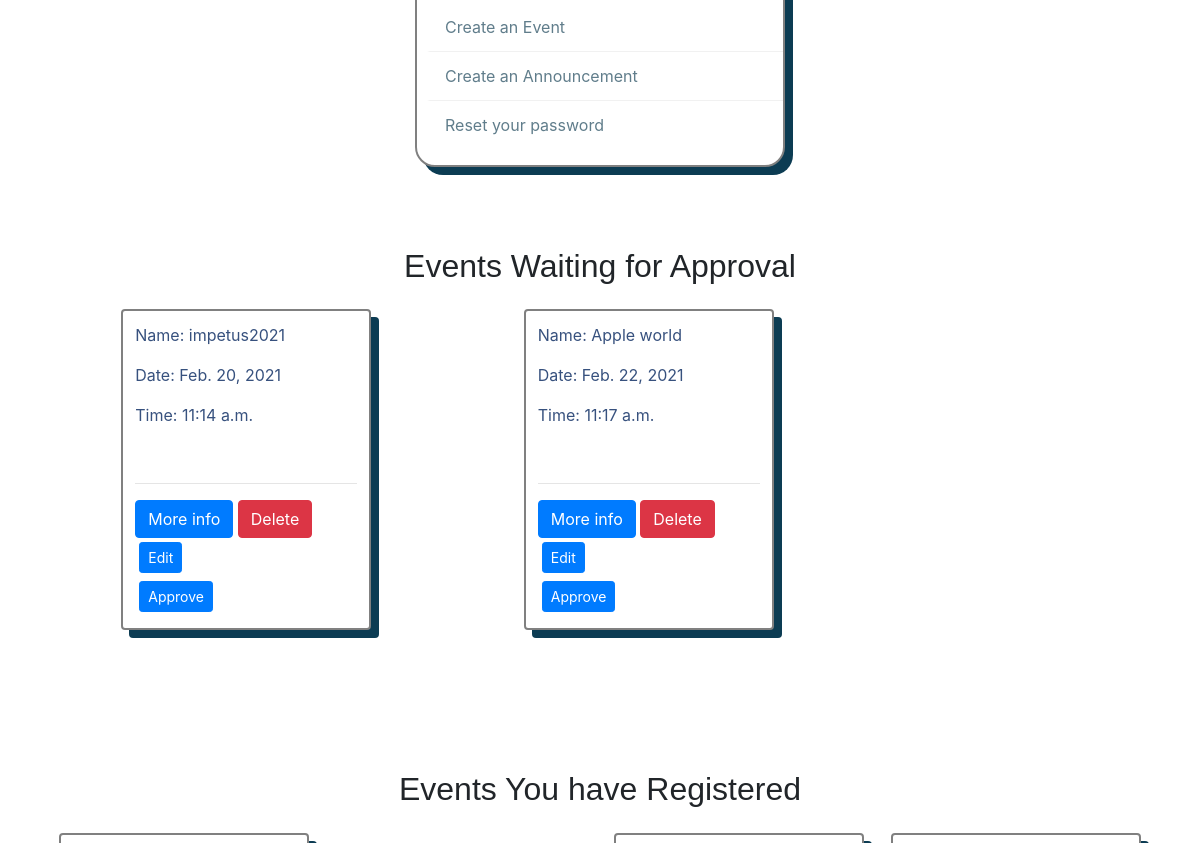
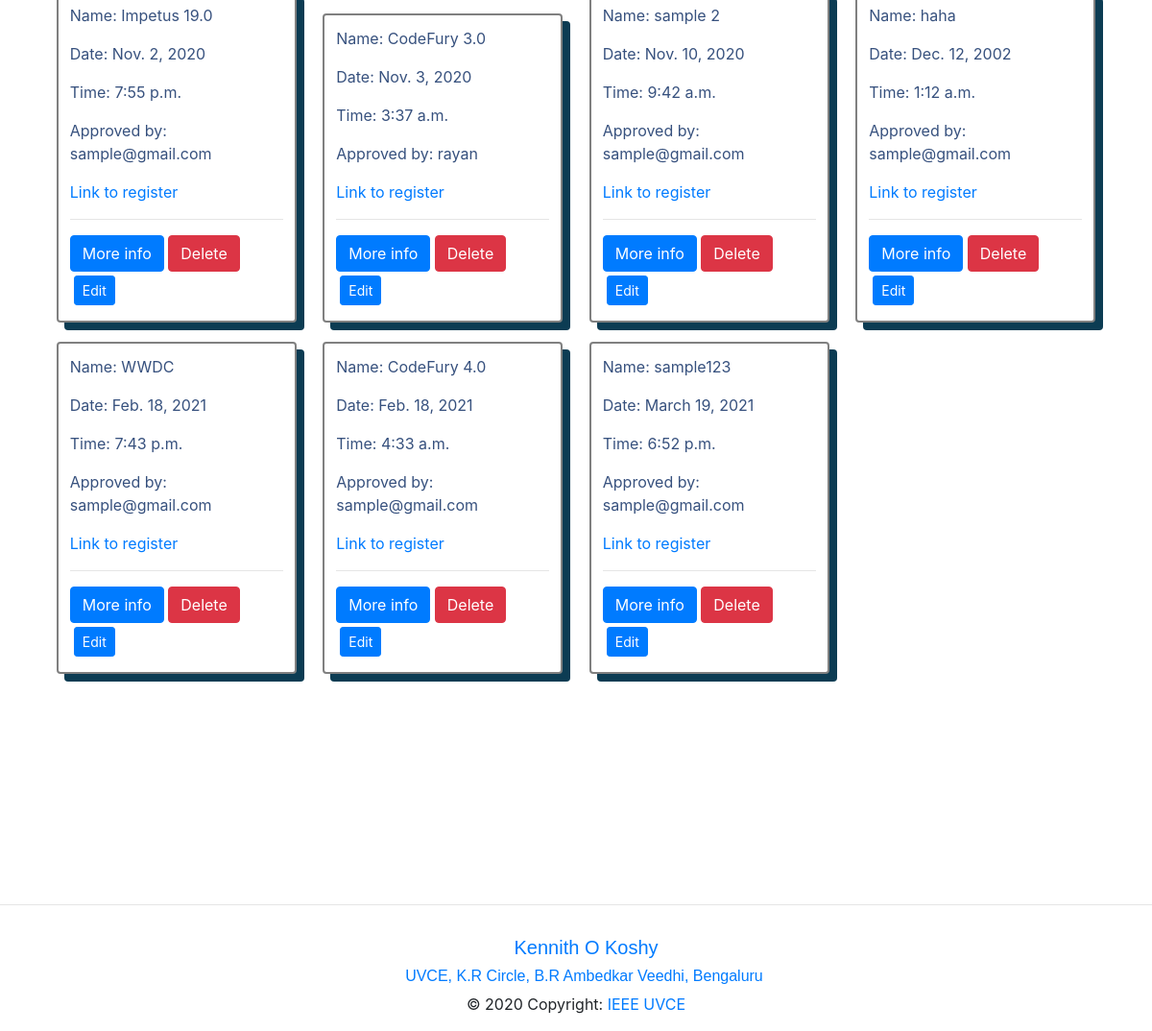
Before: /events/db_ev (signed in, lower part) with the older database file (2 pictures, top to bottom).
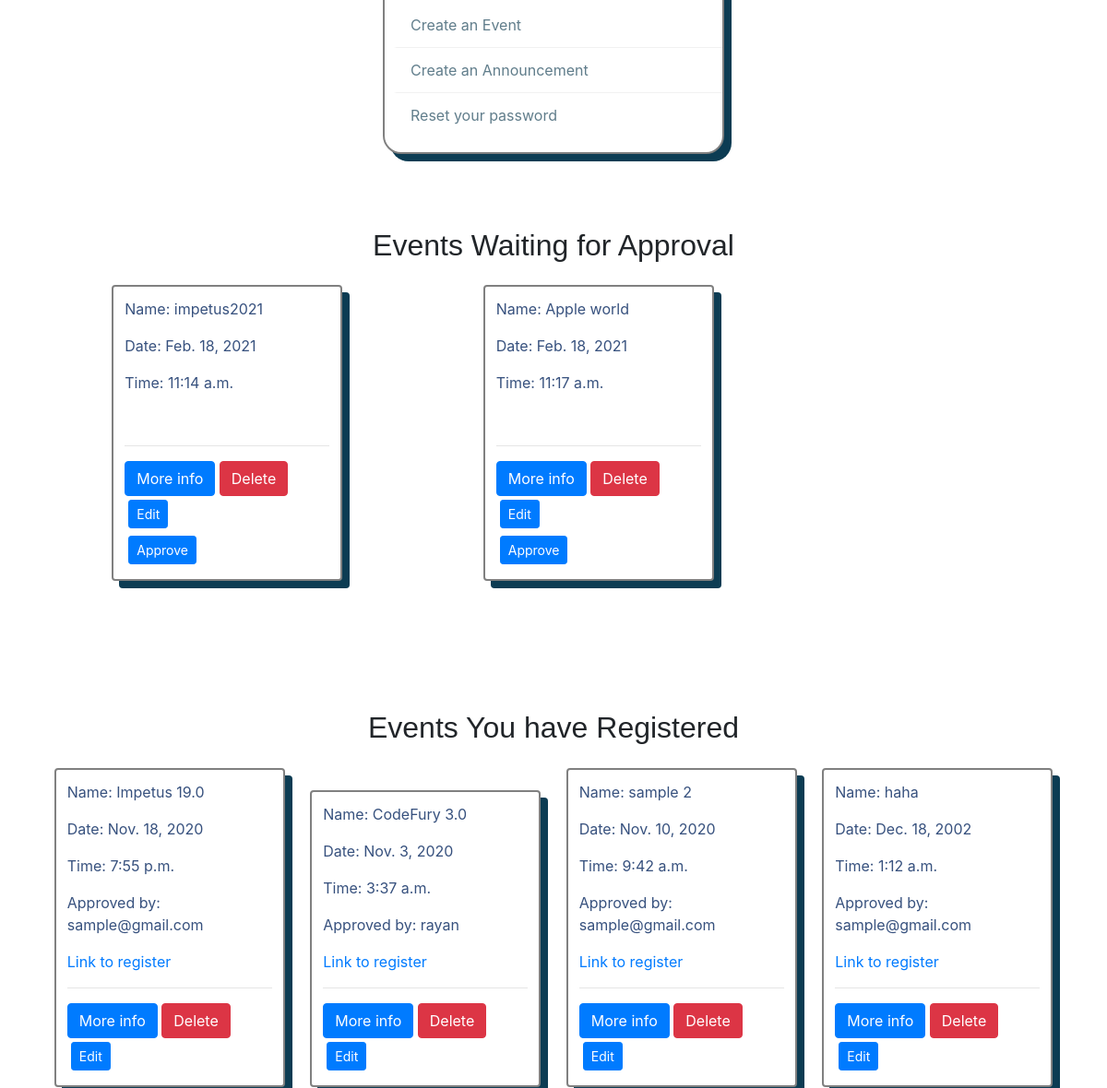
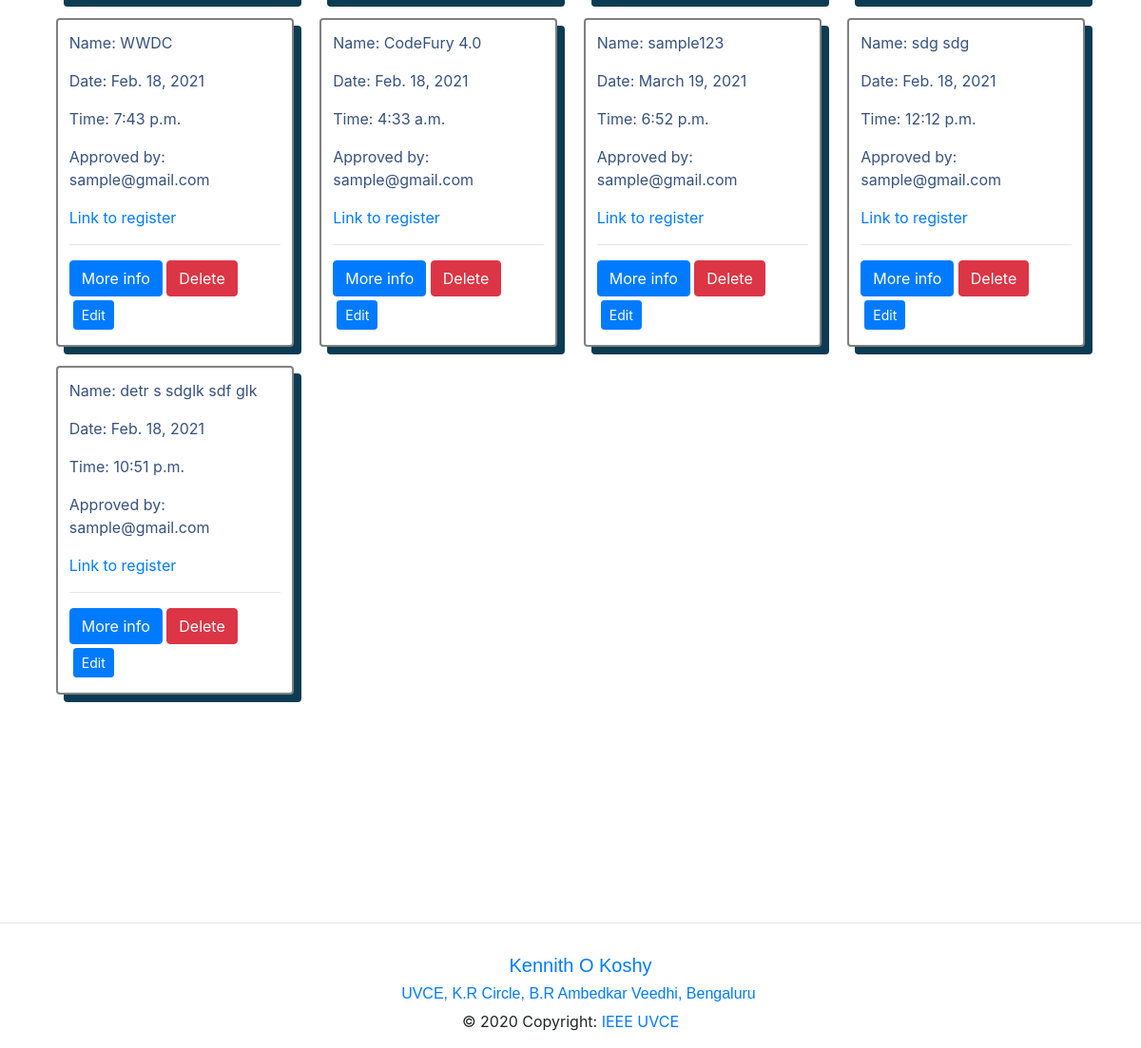
After: the same page with the newer database file (2 pictures, top to bottom).
### events/models.py (models this page shows, shortened)
class Event(models.Model):
    event_name = models.CharField(max_length=200)
    slug = models.SlugField(max_length=400)
    date = models.DateField()
    time = models.TimeField()
    location = models.CharField(max_length=100)
    reg = models.URLField(blank=True)
    description = models.TextField(max_length=1000, blank=True)
    created = models.DateTimeField(auto_now_add=True)
    orgzer = models.CharField(max_length=200)
    winners = models.TextField(blank=True, default='Not Yet Decided')
    author = models.ForeignKey(User, default=None, on_delete=models.CASCADE)
    is_approved = models.BooleanField(default=False, blank=True)
    approved_by = models.CharField(
        max_length=40,  null=True, blank=True, default=" ")
    class Meta:
        verbose_name = "Event"
        verbose_name_plural = "Events"

### events/views.py (the view)
# urls.py: path('db_ev', views.sig_view, name="dashboard"),
@login_required(login_url="/accounts/login/")
def sig_view(request):
    user = request.user
    events = Event.objects.filter(author=user)
    approval = Event.objects.filter(is_approved=False).exclude(author=user)
    context = {
        'events': events,
    }
    if request.user.is_superuser or request.user == 'WEB DEV SIG IEEE' or request.user.username == 'Approval Team':
        context['approval'] = approval
    else:
        context['approval'] = None
    if request.user.is_sig_head:
        return render(request, 'events/events_dashboard.html', context)
    return redirect('articles:s_dashboard')

### events/templates/events/events_dashboard.html (shortened to what this page needs)
{% extends 'base.html' %} {% block content %}
<div class="col-sm-6 col-md-4 user" data-aos="fade-up">
  <div class="div-box">
    <div class="profile-details">
      <ul>
        <li>
          <a href="{% url 'articles:create' %}"></i> Create an Event</a>
        </li>
        <li>
          <a href="{% url 'articles:update' %}"></i> Create an Announcement</a>
        </li>
        <li>
          <a href="{% url 'reset_password' %}"></i>Reset your password</a>
        </li>
      </ul>
    </div>
  </div>
</div>
{% if approval %}
<section id="skills" class="skills">
  <div class="container" data-aos="fade-up">
    <div class="text-center pb-3">
      <h2>Events Waiting for Approval</h2>
    </div>
    <div class="event-container">
      {% for event in approval %}
      <div class="event">
        <p>Name: {{ event.event_name }}</p>
        <p>Date: {{ event.date }}</p>
        <p>Time: {{ event.time }}</p>
        <br />
        <hr />
        <a href="{% url 'articles:detail' slug=event.slug %}" class="btn btn-primary">More info</a>
        <a href="{% url 'articles:delete' slug=event.slug %}" class="btn btn-danger">Delete</a>
        <a href="{% url 'articles:edit' slug=event.slug %}" class="btn btn-primary btn-sm m-1">Edit</a>
        {% if event.is_approved == False %}
        <form action="{% url 'articles:approve' slug=event.slug %}" method="POST">
          <button type="submit" class="btn btn-primary btn-sm m-1">Approve</button>
        </form>
        {% else %}
        <button class="btn btn-primary btn-sm m-1">Approved</button>
        {% endif %}
      </div>
      {% endfor %}
    </div>
  </div>
</section>
{% endif %}
<section id="skills" class="skills">
  <div class="container" data-aos="fade-up">
    <div class="text-center pb-3">
      <h2>Events You have Registered</h2>
    </div>
    <div class="event-container">
      {% for event in events %}
      <div class="event">
        <p>Name: {{ event.event_name }}</p>
        <p>Date: {{ event.date }}</p>
        <p>Time: {{ event.time }}</p>
        <p>Approved by: {{ event.approved_by }}</p>
        <a href="{{event.reg}}">Link to register</a>
        <br />
        <hr />
        <a href="{% url 'articles:detail' slug=event.slug %}" class="btn btn-primary">More info</a>
        <a href="{% url 'articles:delete' slug=event.slug %}" class="btn btn-danger">Delete</a>
        <a href="{% url 'articles:edit' slug=event.slug %}" class="btn btn-primary btn-sm m-1">Edit</a>
      </div>
      {% endfor %}
    </div>
  </div>
</section>
{% endblock %}

Changed rows visible on the page:
changed Event "impetus2021": date "Feb. 20, 2021" → "Feb. 18, 2021"
changed Event "Apple world": date "Feb. 22, 2021" → "Feb. 18, 2021"
changed Event "Impetus 19.0": date "Nov. 2, 2020" → "Nov. 18, 2020"
changed Event "haha": date "Dec. 12, 2002" → "Dec. 18, 2002"
added Event: event_name "sdg sdg", date "Feb. 18, 2021", time "12:12 p.m.", approved_by "sample@gmail.com", shown under "Events You have Registered"
added Event: event_name "detr s sdglk sdf glk", date "Feb. 18, 2021", time "10:51 p.m.", approved_by "sample@gmail.com", shown under "Events You have Registered"
